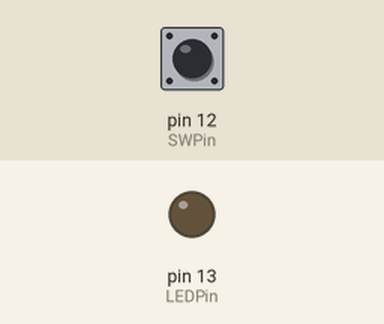
Recording of a sketch running on a simulated Arduino Uno, built with avr-gcc and run on an emulated ATmega328P. Shown: output pins drawn as LEDs (lit = HIGH). The inputs (shaded band) are chosen by the test bench; at power-on: pin 12 (SWPin) HIGH.

Above: at 1.2 s.
1.3 s: pin 12 (SWPin) pulled LOW for 0.15 s
At 2.4 s:
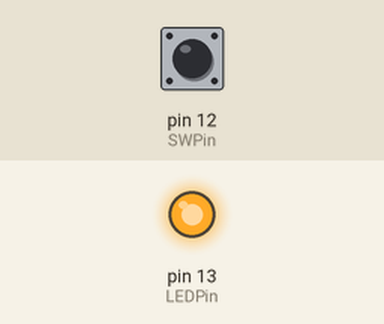
2.9 s: pin 12 (SWPin) pulled LOW for 1 s
At 3.6 s:
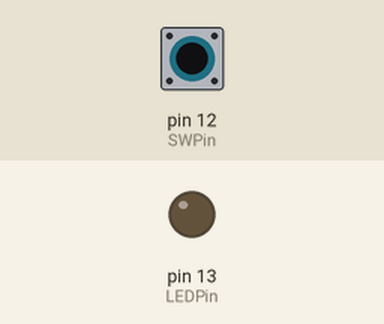
5.4 s: pin 12 (SWPin) pulled LOW for 3.2 s
At 6.7 s:
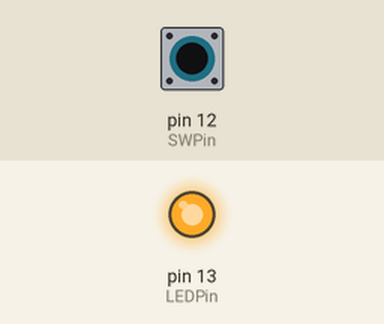
Timing chart, 0 to 8.4 s (numbered marks = the images above; inputs shaded):
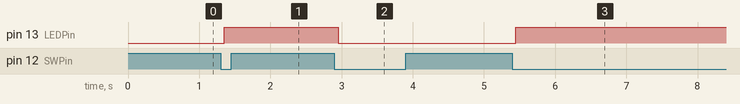

The sketch:

ex3.ino
```cpp
// 課題3:
// 1.と同じ回路で、スイッチをクリックするたびにLEDの点灯と消灯が
// 入れ替わるプログラムを作成してください。（初期状態は消灯）

static const uint8_t SWPin = 12;
static const uint8_t LEDPin = 13;

static uint8_t lastSW = LOW;
static uint8_t currentLED = LOW;

static uint8_t ChatteringFilter(uint8_t val) {
  static const unsigned long chatteringMs = 50; // チャタリング防止する時間
  static unsigned long lastChangeTime = 0;  // 最後に変化した時刻
  static uint8_t filteredVal = LOW;
  static uint8_t lastVal = LOW;
  unsigned long ms = millis();
  if(lastVal != val) {
    // 前の状態から変化したら現在時刻でリセット
    lastChangeTime = ms;
  }
  if(chatteringMs <= ms - lastChangeTime) {
    // 最後に変化してから一定時間経過していたら切替え
    filteredVal = val;
  }
  lastVal = val;
  return filteredVal;
}

void setup() {
  pinMode(SWPin, INPUT_PULLUP);
  pinMode(LEDPin, OUTPUT);
}

void loop() {
  uint8_t currentSW = ChatteringFilter(digitalRead(SWPin));
  if(lastSW == HIGH && currentSW == LOW) {
    // OFF→ONになったときに切り替える
    if(currentLED == LOW) {
      currentLED = HIGH;
    } else {
      currentLED = LOW;
    }
    digitalWrite(LEDPin, currentLED);
  }
  lastSW = currentSW;
  delay(1);
}
```

Measured:
- after the input at 1.3 s, pin 13 (LEDPin): LOW → HIGH after 0.05 s
- after the input at 2.9 s, pin 13 (LEDPin): HIGH → LOW after 0.05 s
- after the input at 5.4 s, pin 13 (LEDPin): LOW → HIGH after 0.05 s
